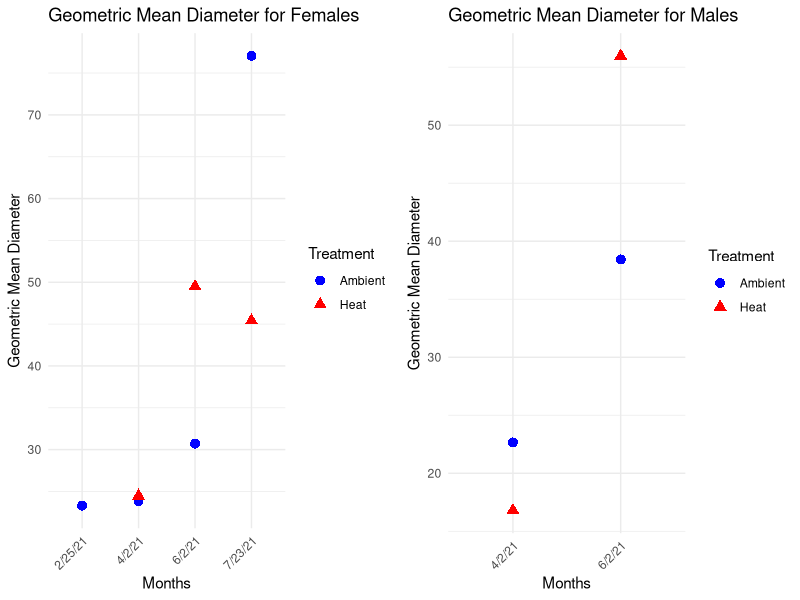
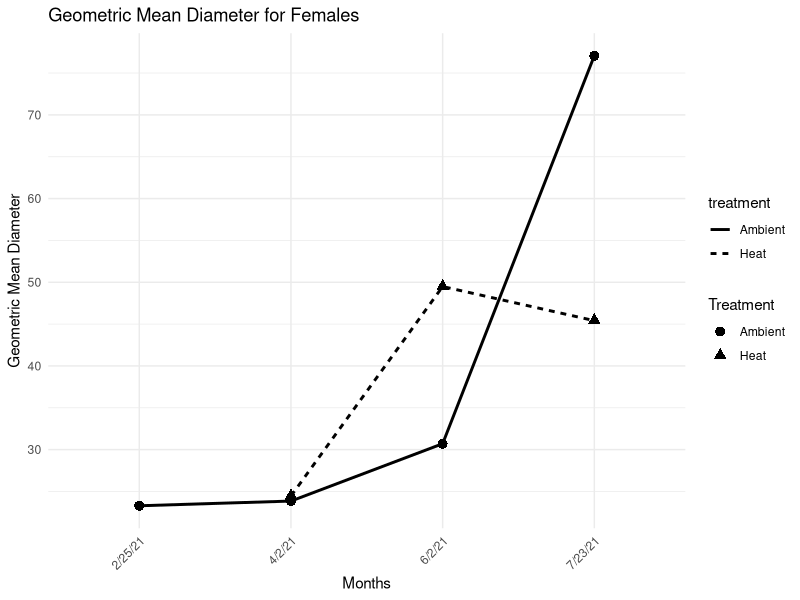
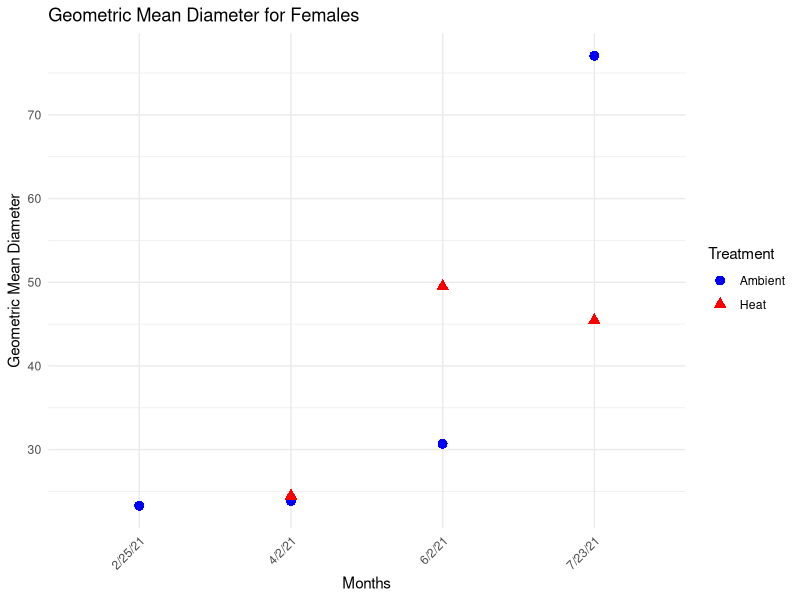
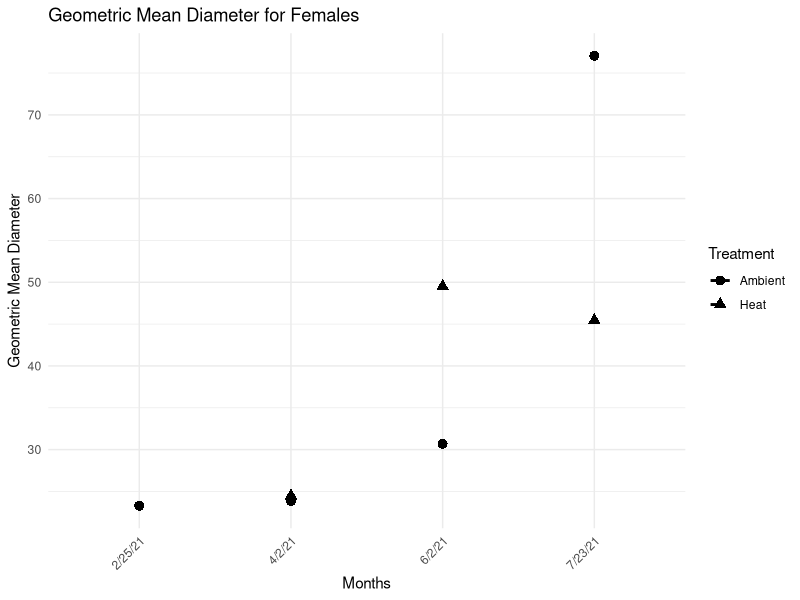
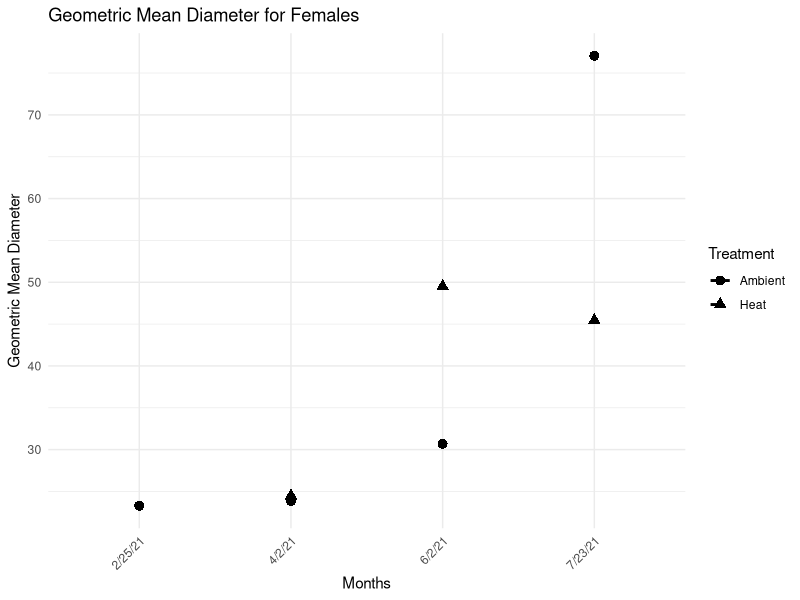
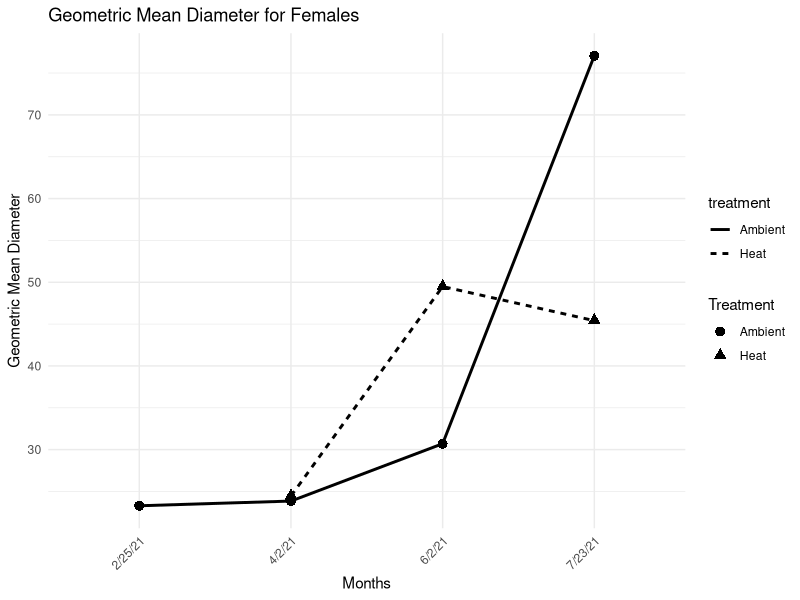
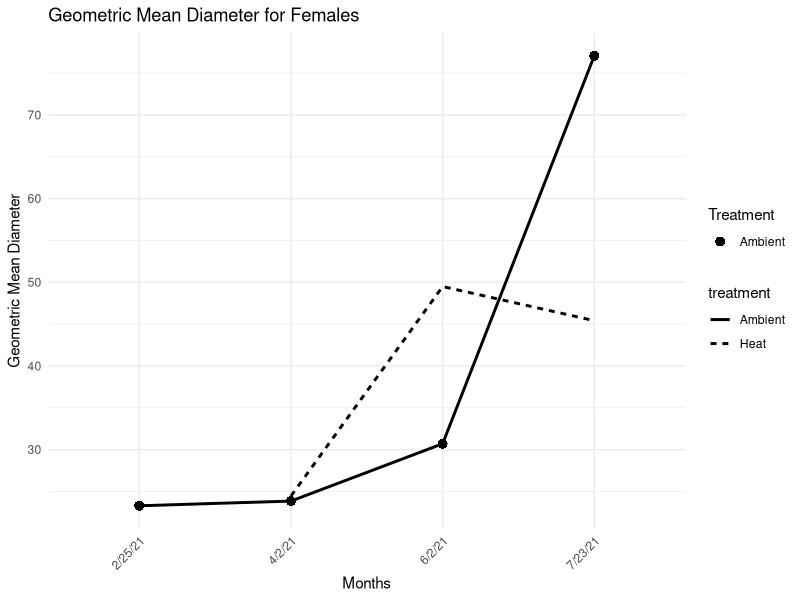

The R source for these figures, in order: (Note: this script raises an error after producing the figures.)
## ---- chunk 1
knitr::opts_chunk$set(echo = TRUE)

library(tidyverse)
library(readr)
if (!require(gridExtra)) {
  install.packages("gridExtra")
  library(gridExtra)
}

## ---- chunk 2
Size <- read.csv("../data/astrangia_histology_size.csv", header = T, na.strings = c("", "NA")) %>% 
  select(full_sample_id, timepoint, date, treatment, sex, stage, length, width) %>% 
  filter(treatment %in% c("Ambient", "Heat"))
## ---- chunk 3
Size_calc <- Size %>%
  mutate(
    geo.mean = sqrt(length * width),
    geo.mean.vol = pi * ((geo.mean / 2) ^ 2)
  )
## ---- chunk 4
std.error <- function(x) {
  sd(x, na.rm = TRUE) / sqrt(length(na.omit(x)))
}
## ---- chunk 5
unique_dates <- unique(Size_calc$date)
print(unique_dates)
print(length(unique_dates))
## ---- chunk 6
# Convert date column to factor with desired labels
size.means <- Size_calc %>%
  group_by(date, sex, treatment) %>%
  summarise(
    gm = mean(geo.mean, na.rm = TRUE), 
    sem = std.error(geo.mean),
    n = n(),
    .groups = 'drop'
  ) %>%
  mutate(
    date = factor(date, labels = c("2/25/21", "4/2/21", "6/2/21", "7/23/21", "8/25/21")))


# Ensure sex is treated as a factor
size.means$sex <- factor(size.means$sex, levels = c("male", "female"))

## ---- chunk 7
#size.means$treatment <- factor(size.means$treatment, levels = c("field", "ambient", "high"))
#size.means$date <- factor(size.means$date, levels = c("February", "Early April", "Late April", "Early June", "Late June", "July", "September"))
#size.means$sex <- factor(size.means$sex, levels = c("male", "female"))

#size.means$date <- factor(size.means$date, levels = c("2/25/21","4/11/21", "4/29/21","6/4/21", "6/26/21","7/24/21", "9/2/21"))
#size.means$sex <- factor(size.means$sex, levels = c("male", "female"))

## ---- chunk 8
#size.means <- size.means %>%
  #mutate(
    #treatment = factor(treatment, levels = c("Field", "Ambient", "High")),
    #date = factor(date, levels = c("February", "Early April", "Late April", "Early June", "Late June", "July", "September")),
    #sex = factor(sex, levels = c("male", "female"))
  #)

#GETTING RID OF FOR ONLY A TEST
## ---- chunk 9
#size.means_female <- size.means %>% filter(sex == "female")

#size.means_female <- size.means %>% filter(sex == "female", treatment %in% c("Ambient", "Heat"))
#size.means_male <- size.means %>% filter(sex == "male", treatment %in% c("Ambient", "Heat"))

size.means_female <- size.means %>% filter(sex == "female", treatment %in% c("Ambient", "Heat"))
size.means_male <- size.means %>% filter(sex == "male", treatment %in% c("Ambient", "Heat"))

## ---- chunk 10
#vol.means <- Size %>%
  #group_by( date, month, sex, treatment) %>%
  #summarise(
    #gm = mean(geo.mean.vol, na.rm = TRUE), 
    #sem = std.error(geo.mean.vol),
    #n = n())

#vol.means[vol.means == "NaN"] <- NA
#vol.means$month <- factor(vol.means$month, levels = c("February", "Early April", "Late April", "Early June", "Late June", "July", "September"))

# vol.means$mm3 <- vol.means$gm / 10^9
## ---- chunk 11
#vol.means <- Size_calc %>%
 # group_by(date, sex, treatment) %>%
 # summarise(
  #  gm = mean(geo.mean.vol, na.rm = TRUE), 
   # sem = std.error(geo.mean.vol),
   # n = n(),
   # .groups = 'drop'
#  )

#vol.means <- vol.means %>%
#  mutate(
   # date = factor(date, levels = c("February", "Early April", "Late April", "Early June", "Late June", "July", "September"))
 # )

#vol.means <- Size_calc %>%
  #group_by(treatment, date, sex) %>%
  #summarise(gm = mean(geo.mean.vol, na.rm=TRUE), 
            #sem = std.error(geo.mean.vol, na.rm=TRUE),
            #n=n())


# Define a custom standard error function that handles NA values
std.error <- function(x) {
  n <- sum(!is.na(x))
  if (n <= 1) {
    return(NA)
  } else {
    return(sd(x, na.rm = TRUE) / sqrt(n))
  }
}

# Apply the custom function within summarise
## ---- chunk 12
#vol.means <- Size_calc %>%
 # group_by(treatment, date, sex) %>%
 # summarise(gm = mean(geo.mean.vol, na.rm = TRUE), 
          #  sem = std.error(geo.mean.vol),
          #  n = n())

#vol.means[vol.means == "NaN"] <- NA

#vol.means$mm3 <- vol.means$gm/10^9

#vol.means$date <- factor(vol.means$date, levels = c("2/25/21", "4/2/21", "6/2/21", "7/23/21", "8/25/21"))

# Check the filtered data
#print(size.means_filtered)

## ---- chunk 13
vol.means <- Size_calc %>%
  group_by(treatment, date, sex) %>%
  summarise(
    gm = mean(geo.mean.vol, na.rm = TRUE), 
    sem = std.error(geo.mean.vol),
    n = n(),
    .groups = 'drop'  # This ensures the grouped output is not grouped further
  ) %>%
  mutate(
    gm = ifelse(is.nan(gm), NA, gm),
    sem = ifelse(is.nan(sem), NA, sem)
  )

# Ensure date column is treated as a factor with the correct order
vol.means$date <- factor(vol.means$date, levels = c("2/25/21", "4/2/21", "6/2/21", "7/23/21", "8/25/21"))

# Print the resulting dataframe
print(vol.means)

## ---- chunk 14
# Define a custom standard error function that handles NA values
std.error <- function(x) {
  n <- sum(!is.na(x))
  if (n <= 1) {
    return(NA)
  } else {
    return(sd(x, na.rm = TRUE) / sqrt(n))
  }}

# Convert date column to Date format
Size_calc$date <- as.Date(Size_calc$date, format = "%m/%d/%y")

# Apply the custom function within summarise
vol.means <- Size_calc %>%
  group_by(treatment, date, sex) %>%
  summarise(
    gm = mean(geo.mean.vol, na.rm = TRUE), 
    sem = std.error(geo.mean.vol),
    n = n(),
    .groups = 'drop'
  )

# Ensure that any "NaN" values are replaced with NA
#vol.means[vol.means == "NaN"] <- NA

# Convert date column to factor with desired levels
vol.means$date <- factor(vol.means$date, levels = c("2021-02-25", "2021-04-02", "2021-06-02", "2021-07-23", "2021-08-25"))

## ---- chunk 15
plot_female <- ggplot(size.means_female, aes(x = date, y = gm, shape = treatment, color = treatment)) +
  geom_point(size = 3) +
  scale_shape_manual(values = c("Ambient" = 16, "Heat" = 17)) +  # circles for Ambient, triangles for Heat
  scale_color_manual(values = c("Ambient" = "blue", "Heat" = "red")) +  # blue for Ambient, red for Heat
  labs(title = "Geometric Mean Diameter for Females",
       x = "Months",
       y = "Geometric Mean Diameter",
       shape = "Treatment",
       color = "Treatment") +
  theme_minimal() +
  theme(axis.text.x = element_text(angle = 45, hjust = 1)) +
  guides(
    shape = guide_legend(title = "Treatment"),
    color = guide_legend(title = "Treatment")
  ) +
  scale_y_continuous(breaks = seq(0, max(size.means_female$gm, na.rm = TRUE), by = 10))  # Adjust the 'by' argument to change spacing

## ---- chunk 16
plot_male <- ggplot(size.means_male, aes(x = date, y = gm, shape = treatment, color = treatment)) +
  geom_point(size = 3) +
  scale_shape_manual(values = c("Ambient" = 16, "Heat" = 17)) +  # circles for Ambient, triangles for Heat
  scale_color_manual(values = c("Ambient" = "blue", "Heat" = "red")) +  # blue for Ambient, red for Heat
  labs(title = "Geometric Mean Diameter for Males",
       x = "Months",
       y = "Geometric Mean Diameter",
       shape = "Treatment",
       color = "Treatment") +
  theme_minimal() +
  theme(axis.text.x = element_text(angle = 45, hjust = 1)) +
  guides(
    shape = guide_legend(title = "Treatment"),
    color = guide_legend(title = "Treatment")
  ) +
  scale_y_continuous(breaks = seq(0, max(size.means_male$gm, na.rm = TRUE), by = 10))  # Adjust the 'by' argument to change spacing

## ---- chunk 17
grid.arrange(plot_female, plot_male, ncol = 2)
## ---- chunk 18
# Filter data for females and for only ambient and heat treatments
size.means_filtered <- size.means %>% 
  filter(sex == "female", treatment %in% c("Ambient", "Heat"))

# Generate the plot
ggplot(size.means_filtered, aes(x = date, y = gm, shape = treatment, group = treatment)) +
  geom_point(aes(shape = treatment), size = 3) +
  geom_line(aes(linetype = treatment), size = 1) +
  scale_shape_manual(values = c("Ambient" = 16, "Heat" = 17)) +  # circles for Ambient, triangles for Heat
  labs(title = "Geometric Mean Diameter for Females",
       x = "Months",
       y = "Geometric Mean Diameter",
       shape = "Treatment") +
  theme_minimal() +
  theme(axis.text.x = element_text(angle = 45, hjust = 1))

## ---- chunk 19
c


## ---- chunk 20
# Filter data for females and for only ambient and heat treatments
size.means_filtered <- size.means %>% 
  filter(sex == "female", treatment %in% c("Ambient", "Heat"))

# Generate the plot
ggplot(size.means_filtered, aes(x = date, y = gm, shape = treatment, color = treatment)) +
  geom_point(size = 3) +
  scale_shape_manual(values = c("Ambient" = 16, "Heat" = 17)) +  # circles for Ambient, triangles for Heat
  scale_color_manual(values = c("Ambient" = "blue", "Heat" = "red")) +  # blue for Ambient, red for Heat
  labs(title = "Geometric Mean Diameter for Females",
       x = "Months",
       y = "Geometric Mean Diameter",
       shape = "Treatment",
       color = "Treatment") +
  theme_minimal() +
  theme(axis.text.x = element_text(angle = 45, hjust = 1)) +
  # Combine legend for shapes and colors
  guides(
    shape = guide_legend(title = "Treatment"),
    color = guide_legend(title = "Treatment")
  ) +
  # Adjust y-axis ticks and labels
  scale_y_continuous(breaks = seq(0, max(size.means_filtered$gm), by = 10))  # Adjust the 'by' argument to change spacing

## ---- chunk 21
# Filter data for females and for only ambient and heat treatments
size.means_filtered <- size.means %>% 
  filter(sex == "female", treatment %in% c("Ambient", "Heat"))

# Generate the plot
ggplot(size.means_filtered, aes(x = date, y = gm, shape = treatment, linetype = treatment)) +
  geom_point(size = 3) +
  geom_line(aes(group = interaction(treatment, date)), size = 1) +  # Add line connecting shapes
  scale_shape_manual(values = c("Ambient" = 16, "Heat" = 17)) +  # circles for Ambient, triangles for Heat
  scale_linetype_manual(values = c("Ambient" = "solid", "Heat" = "dashed")) +
  labs(title = "Geometric Mean Diameter for Females",
       x = "Months",
       y = "Geometric Mean Diameter",
       shape = "Treatment",
       linetype = "Treatment") +
  theme_minimal() +
  theme(axis.text.x = element_text(angle = 45, hjust = 1)) +
  # Combine legend for shapes and lines
  guides(
    shape = guide_legend(title = "Treatment", override.aes = list(linetype = c("solid", "dashed")))
  )

## ---- chunk 22
# Filter data for females and for only ambient and heat treatments
size.means_filtered <- size.means %>% 
  filter(sex == "female", treatment %in% c("Ambient", "Heat"))

# Generate the plot
ggplot(size.means_filtered, aes(x = date, y = gm, shape = treatment, linetype = treatment)) +
  geom_point(size = 3) +
  geom_line(aes(group = interaction(treatment, date)), size = 1) +  # Add line connecting shapes
  scale_shape_manual(values = c("Ambient" = 16, "Heat" = 17)) +  # circles for Ambient, triangles for Heat
  scale_linetype_manual(values = c("Ambient" = "solid", "Heat" = "dashed")) +
  labs(title = "Geometric Mean Diameter for Females",
       x = "Months",
       y = "Geometric Mean Diameter",
       shape = "Treatment",
       linetype = "Treatment") +
  theme_minimal() +
  theme(axis.text.x = element_text(angle = 45, hjust = 1)) +
  # Combine legend for shapes and lines
  guides(
    shape = guide_legend(title = "Treatment", override.aes = list(linetype = c("solid", "dashed")))
  )

## ---- chunk 23
# Filter data for females and for only ambient and heat treatments
size.means_filtered <- size.means %>% 
  filter(sex == "female", treatment %in% c("Ambient", "Heat"))

# Generate the plot
ggplot(size.means_filtered, aes(x = date, y = gm, shape = treatment, group = treatment)) +
  geom_point(aes(shape = treatment), size = 3) +
  geom_line(aes(linetype = treatment), size = 1) +
  scale_shape_manual(values = c("Ambient" = 16, "Heat" = 17)) +  # circles for Ambient, triangles for Heat
  labs(title = "Geometric Mean Diameter for Females",
       x = "Months",
       y = "Geometric Mean Diameter",
       shape = "Treatment") +
  theme_minimal() +
  theme(axis.text.x = element_text(angle = 45, hjust = 1))

## ---- chunk 24
# Generate the plot
ggplot(size.means_female, aes(x = date, y = gm, shape = treatment, group = treatment)) +
  geom_point(aes(shape = treatment), size = 3) +
  geom_line(aes(linetype = treatment), size = 1) +
  scale_shape_manual(values = c("Ambient" = 16, "High" = 17)) +  # circles for Ambient, triangles for High
  labs(title = "Geometric Mean Diameter for Females",
       x = "Months",
       y = "Geometric Mean Diameter",
       shape = "Treatment") +
  theme_minimal() +
  theme(axis.text.x = element_text(angle = 45, hjust = 1))
## ---- chunk 25
# Ensure the month variable is a factor with ordered levels
#size.means <- size.means %>%
  #mutate(month = factor(month, levels = c("February", "Early April", "Late April", "Early June", "Late June", "July", "September")))

# Is month right here or should I be doing date? and then turning date into month after?
## ---- chunk 26
# Plot all stages by Timepoint
size_plot <- ggplot(size.means, aes(x = timepoint, y = value, fill = stage)) +
  geom_point() +
  facet_wrap(~ treatment)
# replaced treatment for stage

# Plot stages by Timepoint and Treatment
stage_trt_plot <- ggplot(size.means, aes(x = timepoint, y = value, fill = stage)) +
  geom_point() +
  facet_grid(treatment ~ stage) +
  scale_fill_manual(
    values = c("#CCEEF9", "#A6E1F4", "#59C7EB", "#00A9E0", "#137899"),
    labels = c('Stage I', 'Stage II', 'Stage III', 'Stage IV', 'Stage V')) +
  theme_bw() +
  ylab("Microns (µm)") +
  xlab("Timepoint") +
  theme(axis.text.x = element_text(angle = 90, vjust = 0.5, hjust=1),
        strip.text.x = element_text(size = 10),
        strip.text.y = element_text(size = 10),
        panel.border = element_rect(colour = "black", size = 1),
        legend.position = "none")

print(size_plot)
print(stage_trt_plot)

# Save the plots
#ggsave("output/all_stages_plot.pdf", all_stages_plot, width = 10, height = 6, units = "in")
#ggsave("output/stage_trt_plot.pdf", stage_trt_plot, width = 10, height = 6, units = "in")
## ---- chunk 27
Size.plot <- size.means %>%
  filter(!is.na(gm)) %>%
  ggplot(aes(x = month, y = gm, colour = treatment, label = treatment)) +
  scale_x_discrete(limits = c("February", "Early April", "Late April", "Early June", "Late June", "July", "September")) +
  geom_point(aes(), size = 2, position = position_dodge(width = 0.1)) +
  geom_errorbar(aes(ymin = gm - sem, ymax = gm + sem), width = 0.1, position = position_dodge(width = 0.1)) +
  scale_color_manual(values = c("coral1", "blue")) +
  facet_wrap(vars(sex, treatment), ncol = 1, scales = "free") +
  theme_bw() +
  ylab("Geometric Mean Diameter (µm)") +
  theme(strip.text.x = element_text(size = 8, colour = "black"),
        axis.text.x = element_text(angle = 90),
        legend.position = "top",
        axis.title.x = element_blank())
Size.plot
